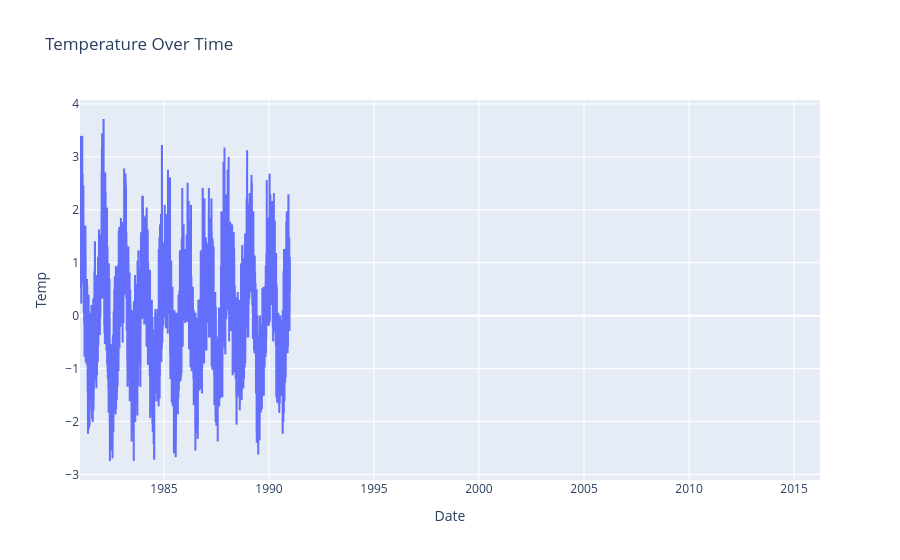

Here is the notebook cell this chart was saved with:
### Code cell
fig = px.line(df_scaled, x=df_scaled.index, y="Temp",
              title='Temperature Over Time')
fig.show()

### Figure 1 — Plotly figure (JSON) as saved in the notebook; plotly's stock layout.template omitted (floating-point values rounded to 4 significant figures; data arrays with more than 128 entries replaced by an {"elided": "..."} marker saying what was removed)
{"data": [{"hovertemplate": "Date=%{x}<br>Temp=%{y}<extra></extra>", "legendgroup": "", "line": {"color": "#636efa", "dash": "solid"}, "marker": {"symbol": "circle"}, "mode": "lines", "name": "", "showlegend": false, "type": "scattergl", "x": {"elided": "3651 str values"}, "xaxis": "x", "y": {"elided": "3651 float values"}, "yaxis": "y"}], "layout": {"legend": {"tracegroupgap": 0}, "title": {"text": "Temperature Over Time"}, "xaxis": {"anchor": "y", "domain": [0, 1], "title": {"text": "Date"}}, "yaxis": {"anchor": "x", "domain": [0, 1], "title": {"text": "Temp"}}}}
